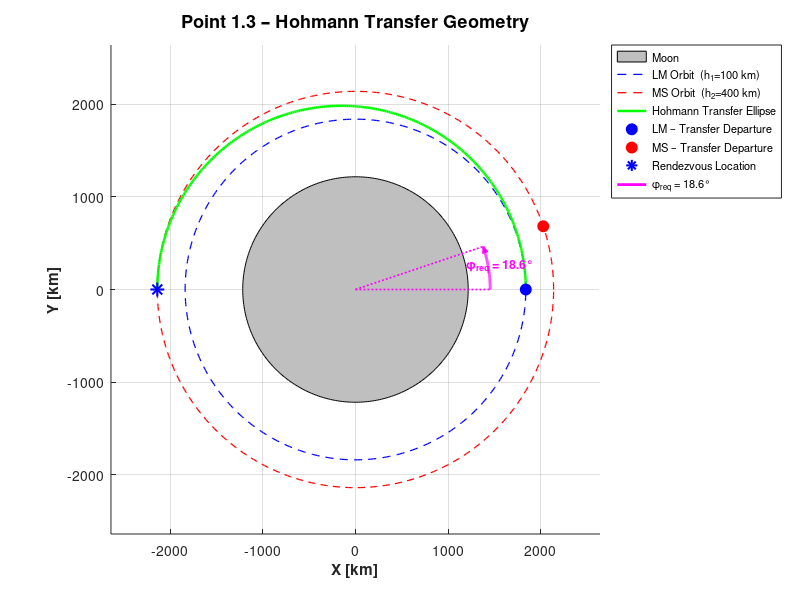

MATLAB code to generate this figure: (Note: this script raises an error after producing the figure.)
clear all;
close all;
clc;

%% =========================================================
%  PART 1 – Orbital Transfer 
%
% Analytically compute the minium delta-V to transfer the 
% Lunar Module (LM) from its initial Low Lunar Orbit (LLO) 
% to the mothership's (MS) orbit, accounting for the initial 
% phasing angle (phi_0)
%
% ==========================================================

%% =========================================================
%  PARAMETERS
% ==========================================================
mu_M = 4902.8;        % Moon gravitational parameter [km^3/s^2]
R_M  = 1737.4;        % Moon mean radius [km]
h1   = 100;           % LM orbit altitude [km]
h2   = 400;           % MS orbit altitude [km]
r_LM = R_M + h1;      % LM orbital radius [km]
r_MS = R_M + h2;      % MS orbital radius [km]
phi0 = 10 * (pi/180); % Initial phasing angle [rad]

%% =========================================================
%  POINT 1 – Hohmann Transfer: Delta-V and Time of Flight
% ==========================================================
v_LM = sqrt(mu_M / r_LM);   % Circular velocity on LM orbit [km/s]
v_MS = sqrt(mu_M / r_MS);   % Circular velocity on MS orbit [km/s]

a         = (r_LM + r_MS) / 2;                   % Transfer ellipse SMA [km]
v_perigee = sqrt(mu_M * (2/r_LM - 1/a));         % Velocity at perigee [km/s]
v_apogee  = sqrt(mu_M * (2/r_MS - 1/a));         % Velocity at apogee  [km/s]

delta_V1      = v_perigee - v_LM;                % First impulse  [km/s]
delta_V2      = v_MS - v_apogee;                 % Second impulse [km/s]
total_delta_V = delta_V1 + delta_V2;             % Total delta-V  [km/s]
delta_t = pi * sqrt(a^3 / mu_M);                 % Transfer time of flight [s]

fprintf('===== POINT 1 =====\n');
fprintf('Delta_V1          = %.6f km/s\n', delta_V1);
fprintf('Delta_V2          = %.6f km/s\n', delta_V2);
fprintf('Total Delta-V     = %.6f km/s\n', total_delta_V);
fprintf('Time of flight    = %.4f s  (%.2f h)\n\n', delta_t, delta_t/3600);

%% =========================================================
%  POINT 2 – Required Phase Angle and Waiting Time
% ==========================================================
n_LM = sqrt(mu_M / r_LM^3);  % Mean motion LM [rad/s]
n_MS = sqrt(mu_M / r_MS^3);  % Mean motion MS [rad/s]

% Angle swept by MS during transfer
theta_MS_transfer = n_MS * delta_t;
% For rendezvous
phi_required = pi - theta_MS_transfer; % [rad]

% Gap to close by waiting on the initial orbit
delta_phi = mod(phi0 - phi_required, 2*pi); % [rad]
n_rel  = n_LM - n_MS;                       % Relative angular velocity [rad/s]
t_wait = delta_phi / n_rel;                 % Waiting time [s]

fprintf('===== POINT 2 =====\n');
fprintf('Required phase angle = %.6f deg\n', phi_required * 180/pi);
fprintf('Initial phase angle  = %.6f deg\n', phi0 * 180/pi);
fprintf('Delta-phi to cover   = %.6f deg\n', delta_phi * 180/pi);
fprintf('Waiting time         = %.4f s  (%.2f h)\n\n', t_wait, t_wait/3600);

%% =========================================================
%  POINT 3 – Orbit Plot
% ==========================================================

figure('Name','Point 3 – Hohmann Transfer','Color','w');
hold on; grid on; axis equal;

theta_full = linspace(0, 2*pi, 400);
R_M7=R_M*0.7;
fill(R_M7*cos(theta_full), R_M7*sin(theta_full), [0.75 0.75 0.75], ...
    'EdgeColor','k','DisplayName','Moon');

plot(r_LM*cos(theta_full), r_LM*sin(theta_full), 'b--', ...
    'LineWidth',0.9,'DisplayName','LM Orbit  (h_1=100 km)');
plot(r_MS*cos(theta_full), r_MS*sin(theta_full), 'r--', ...
    'LineWidth',0.9,'DisplayName','MS Orbit  (h_2=400 km)');

ecc = (r_MS - r_LM)/(r_MS + r_LM);
p   = a*(1 - ecc^2);
th_tr = linspace(0, pi, 300);
r_tr  = p ./ (1 + ecc*cos(th_tr));
plot(r_tr.*cos(th_tr), r_tr.*sin(th_tr), 'g-', ...
    'LineWidth',1.8,'DisplayName','Hohmann Transfer Ellipse');
plot(r_LM, 0, 'bo','MarkerFaceColor','b','MarkerSize',8, ...
    'DisplayName','LM – Transfer Departure');
plot(r_MS*cos(phi_required), r_MS*sin(phi_required), 'ro', ...
    'MarkerFaceColor','r','MarkerSize',8,'DisplayName','MS – Transfer Departure');
plot(-r_MS, 0, 'b*','MarkerSize',10,'LineWidth',1.5, ...
    'DisplayName','Rendezvous Location');

% phi_required arc
r_arc      = 0.68 * r_MS;
theta_arc  = linspace(0, phi_required, 200);
plot([0, r_arc], [0, 0], 'm:', 'LineWidth', 1.2, 'HandleVisibility','off');
plot([0, r_arc*cos(phi_required)], [0, r_arc*sin(phi_required)], 'm:', ...
    'LineWidth', 1.2, 'HandleVisibility','off');
plot(r_arc*cos(theta_arc), r_arc*sin(theta_arc), 'm-', ...
    'LineWidth', 2.0, 'DisplayName', ...
    sprintf('\\phi_{req} = %.1f°', phi_required*180/pi));

% Arrowhead and Label
arrow_len = 0.035 * r_MS;
tang      = phi_required + pi/2;  
tip       = [r_arc*cos(phi_required), r_arc*sin(phi_required)];
p1        = tip - arrow_len * [cos(tang - 0.4), sin(tang - 0.4)];
p2        = tip - arrow_len * [cos(tang + 0.4), sin(tang + 0.4)];
fill([tip(1), p1(1), p2(1)], [tip(2), p1(2), p2(2)], 'm', ...
    'EdgeColor','m', 'HandleVisibility','off');
theta_mid = phi_required / 2;
r_label   = r_arc + 130;
text(r_label*cos(theta_mid), r_label*sin(theta_mid), ...
    sprintf('\\phi_{req} = %.1f°', phi_required*180/pi), ...
    'Color','m', 'FontSize', 9, 'FontWeight','bold', ...
    'HorizontalAlignment','center');

xlabel('X [km]','FontWeight','bold'); ylabel('Y [km]','FontWeight','bold');
title('Point 1.3 – Hohmann Transfer Geometry','FontSize',13);
legend('Location','northeastoutside','FontSize',8);
xlim([-(r_MS+500),(r_MS+500)]); ylim([-(r_MS+500),(r_MS+500)]);
hold off;

%% =========================================================
%  POINT 4 – Numerical Propagation & Verification (Full Maneuver)
% ==========================================================
% --- Two-body ODE ---
two_body = @(~, s) [s(3);
                    s(4);
                   -mu_M * s(1) / (s(1)^2 + s(2)^2)^1.5;
                   -mu_M * s(2) / (s(1)^2 + s(2)^2)^1.5];

opts   = odeset('RelTol', 1e-12, 'AbsTol', 1e-14);

% --- PHASE 1: Waiting Time on Initial Orbits ---
% Initial conditions at t=0
s0_LM_wait = [r_LM; 0; 0; v_LM];
s0_MS_wait = [r_MS * cos(phi0); r_MS * sin(phi0); -v_MS * sin(phi0); v_MS * cos(phi0)];

N_wait = 6000;
t_span_wait = linspace(0, t_wait, N_wait);
[t_wait_num, sol_LM_wait] = ode45(two_body, t_span_wait, s0_LM_wait, opts);
[~,          sol_MS_wait] = ode45(two_body, t_span_wait, s0_MS_wait, opts);

v_dir     = s_LM_burn(3:4) / norm(s_LM_burn(3:4));
s0_LM_trans = [s_LM_burn(1:2); s_LM_burn(3:4) + delta_V1 * v_dir];

% MS continues on its circular orbit (no delta-V)
s0_MS_trans = sol_MS_wait(end, :)';

N_trans = 6000;
t_span_trans = linspace(t_wait, t_wait + delta_t, N_trans);
[t_trans_num, sol_LM_trans] = ode45(two_body, t_span_trans, s0_LM_trans, opts);
[~,           sol_MS_trans] = ode45(two_body, t_span_trans, s0_MS_trans, opts);

% --- Concatenate the Trajectories ---
t_num  = [t_wait_num; t_trans_num(2:end)];
sol_LM = [sol_LM_wait; sol_LM_trans(2:end, :)];
sol_MS = [sol_MS_wait; sol_MS_trans(2:end, :)];
N_tot  = length(t_num);

% --- Analytical Solution for the Full Maneuver ---
x_an_LM = zeros(N_tot, 1); y_an_LM = zeros(N_tot, 1);
x_an_MS = zeros(N_tot, 1); y_an_MS = zeros(N_tot, 1);

n_tr       = sqrt(mu_M / a^3);
theta_burn = n_LM * t_wait; 

for k = 1:N_tot
    t = t_num(k);
    
    % MS is always in circular orbit
    theta_ms = phi0 + n_MS * t;
    x_an_MS(k) = r_MS * cos(theta_ms);
    y_an_MS(k) = r_MS * sin(theta_ms);
    
    if t <= t_wait
        % Phase 1: LM is in circular orbit
        theta_lm = n_LM * t;
        x_an_LM(k) = r_LM * cos(theta_lm);
        y_an_LM(k) = r_LM * sin(theta_lm);
    else
        % Phase 2: LM is on the transfer ellipse
        dt_trans = t - t_wait;
        M = n_tr * dt_trans;
        Ek = M;
        % Newton-Raphson for Kepler's Equation
        for iter = 1:100
            f_eq  = Ek - ecc*sin(Ek) - M;
            df_eq = 1  - ecc*cos(Ek);
            Ek = Ek - f_eq/df_eq;
            if abs(f_eq/df_eq) < 1e-14, break; end
        end
        % True anomaly f (since E is 0 to pi, f is 0 to pi)
        f_true = 2 * atan( sqrt((1+ecc)/(1-ecc)) * tan(Ek/2) );
        r_mag  = a * (1 - ecc * cos(Ek));
        
        % Total inertial angle
        theta_lm = theta_burn + f_true;
        x_an_LM(k) = r_mag * cos(theta_lm);
        y_an_LM(k) = r_mag * sin(theta_lm);
    end
end

% --- Absolute position errors ---
err_LM = sqrt((sol_LM(:,1)-x_an_LM).^2 + (sol_LM(:,2)-y_an_LM).^2);
err_MS = sqrt((sol_MS(:,1)-x_an_MS).^2 + (sol_MS(:,2)-y_an_MS).^2);

% ---- Relative position errors ---
delta_r_num_x = sol_LM(:,1) - sol_MS(:,1);
delta_r_num_y = sol_LM(:,2) - sol_MS(:,2);
delta_r_an_x  = x_an_LM    - x_an_MS;
delta_r_an_y  = y_an_LM    - y_an_MS;
err_rel = sqrt((delta_r_num_x - delta_r_an_x).^2 + (delta_r_num_y - delta_r_an_y).^2);   % [km]

% --- Rendezvous final position check ---
r_LM_final = sol_LM(end, 1:2);
r_MS_final = sol_MS(end, 1:2);
pos_error_final = norm(r_LM_final - r_MS_final);   % [km]

fprintf('----- RENDEZVOUS CHECK -----\n');
fprintf('Final position error  = %.6e km\n', pos_error_final);
tol_pos = 1e-6;
if pos_error_final < tol_pos
    fprintf('Position match       --> PASS\n');
else
    fprintf('Position match       --> FAIL\n');
end

% --- Explicit verification against tolerance ---
tol = 1e-6;   % [km] = 1 mm  
fprintf('===== POINT 4 =====\n');
fprintf('Integration tolerances : RelTol = 1e-12,  AbsTol = 1e-14\n');
fprintf('Verification tolerance : %.0e km  (sub-millimetre)\n', tol);
fprintf('Max |err_LM|           : %.4e km  -->  %s\n', max(err_LM),  verdict(max(err_LM),  tol));
fprintf('Max |err_MS|           : %.4e km  -->  %s\n', max(err_MS),  verdict(max(err_MS),  tol));
fprintf('Max |err_rel|          : %.4e km  -->  %s\n\n', max(err_rel), verdict(max(err_rel), tol));

t_h = t_num / 3600;   % time axis in hours
t_wait_h = t_wait / 3600;

% --- Figure 1: error plots ---
figure('Name','Point 1.4 – Position Errors','Color','w');
subplot(2,1,1);
semilogy(t_h, err_LM, 'b-',  'LineWidth',1.3,'DisplayName','LM  ||r_{num} - r_{an}||');
hold on;
semilogy(t_h, err_MS, 'r--', 'LineWidth',1.3,'DisplayName','MS  ||r_{num} - r_{an}||');
xline(t_wait_h, 'm-.', 'LineWidth',1.0, 'HandleVisibility','off');
yline(tol,'k:','LineWidth',1.2, ...
    'Label',sprintf('tol = %.0e km', tol), ...
    'LabelHorizontalAlignment','left','LabelVerticalAlignment','bottom');
grid on;
xlabel('Time  [h]','FontWeight','bold');
ylabel('Absolute error  [km]','FontWeight','bold');
title('Absolute Position Error – LM and MS');
legend('Location','best','FontSize',9);
hold off;

subplot(2,1,2);
semilogy(t_h, err_rel, 'k-', 'LineWidth',1.3, ...
    'DisplayName','||\Deltar_{num}(t) - \Deltar_{an}(t)||');
hold on;
xline(t_wait_h, 'm-.', 'LineWidth',1.0, 'DisplayName', '\DeltaV_1 Burn Time');
yline(tol,'k:','LineWidth',1.2, ...
    'Label',sprintf('tol = %.0e km', tol), ...
    'LabelHorizontalAlignment','left','LabelVerticalAlignment','bottom');
grid on;
xlabel('Time  [h]','FontWeight','bold');
ylabel('Relative position error  [km]','FontWeight','bold');
title('Relative Position Error  ||\Deltar_{num}(t) - \Deltar_{an}(t)||');
legend('Location','best','FontSize',9);
hold off;
sgtitle('Point 1.4 – Propagation Verification (Full Maneuver)','FontSize',13);


%% =========================================================
%  POINT 5 – Kepler Constants of Motion for LM
% ==========================================================
eps_num = zeros(N_tot,1);
h_num   = zeros(N_tot,1);
ecc_num = zeros(N_tot,1);

eps_ref = zeros(N_tot,1);
h_ref   = zeros(N_tot,1);
ecc_ref = zeros(N_tot,1);

for k = 1:N_tot
    rx = sol_LM(k,1);  
    ry = sol_LM(k,2);
    vx = sol_LM(k,3);  
    vy = sol_LM(k,4);
    
    r_mag = sqrt(rx^2 + ry^2);
    v_mag = sqrt(vx^2 + vy^2);
    
    % Numerical constants
    eps_num(k) = 0.5*v_mag^2 - mu_M/r_mag;
    hz         = rx*vy - ry*vx;
    h_num(k)   = abs(hz);
    ex         = ( vy*hz)/mu_M - rx/r_mag;
    ey         = (-vx*hz)/mu_M - ry/r_mag;
    ecc_num(k) = sqrt(ex^2 + ey^2);
    
    % Analytical references 
    if t_num(k) <= t_wait
        eps_ref(k) = -mu_M / (2*r_LM);
        h_ref(k)   = r_LM * v_LM;
        ecc_ref(k) = 0;
    else
        eps_ref(k) = -mu_M / (2*a);
        h_ref(k)   = sqrt(mu_M * p);
        ecc_ref(k) = ecc;
    end
end

fprintf('===== POINT 5 =====\n');
fprintf('Max numerical drift from analytical constant (over full maneuver):\n');
fprintf('  delta_eps : %.4e km^2/s^2\n', max(abs(eps_num - eps_ref)));
fprintf('  delta_h   : %.4e km^2/s\n',   max(abs(h_num   - h_ref)));
fprintf('  delta_ecc : %.4e\n',           max(abs(ecc_num - ecc_ref)));

figure('Name','Point 1.5 – Kepler Constants of Motion','Color','w');
subplot(3,1,1);
plot(t_h, eps_num, 'b-', 'LineWidth',2.0,'DisplayName','Numerical \epsilon');
hold on;
plot(t_h, eps_ref, 'r--', 'LineWidth',1.2,'DisplayName','Analytic Ref.');
xline(t_wait_h, 'k:', 'LineWidth',1.0, 'HandleVisibility','off');
grid on;
xlabel('Time [h]','FontWeight','bold'); ylabel('\epsilon  [km^2/s^2]','FontWeight','bold');
title('Specific Orbital Energy  \epsilon');
legend('Location','best');

subplot(3,1,2);
plot(t_h, h_num, 'b-', 'LineWidth',2.0,'DisplayName','Numerical ||h||');
hold on;
plot(t_h, h_ref, 'r--', 'LineWidth',1.2,'DisplayName','Analytic Ref.');
xline(t_wait_h, 'k:', 'LineWidth',1.0, 'HandleVisibility','off');
grid on;
xlabel('Time [h]','FontWeight','bold'); ylabel('||h||  [km^2/s]','FontWeight','bold');
title('Specific Angular Momentum  ||h||');
legend('Location','best');

subplot(3,1,3);
plot(t_h, ecc_num, 'b-', 'LineWidth',2.0,'DisplayName','Numerical ||e||');
hold on;
plot(t_h, ecc_ref, 'r--', 'LineWidth',1.2,'DisplayName','Analytic Ref.');
xline(t_wait_h, 'k:', 'LineWidth',1.0, 'HandleVisibility','off');
grid on;
xlabel('Time [h]','FontWeight','bold'); ylabel('||e||  [-]','FontWeight','bold');
title('Eccentricity Magnitude  ||e||');
legend('Location','best');
sgtitle('Point 1.5 – LM Kepler Constants (Waiting + Transfer Phase)','FontSize',13);


%% =========================================================
%  Helper function
% ==========================================================
function s = verdict(err, tol)
    if err < tol
        s = 'PASS';
    else
        s = 'FAIL';
    end
end
